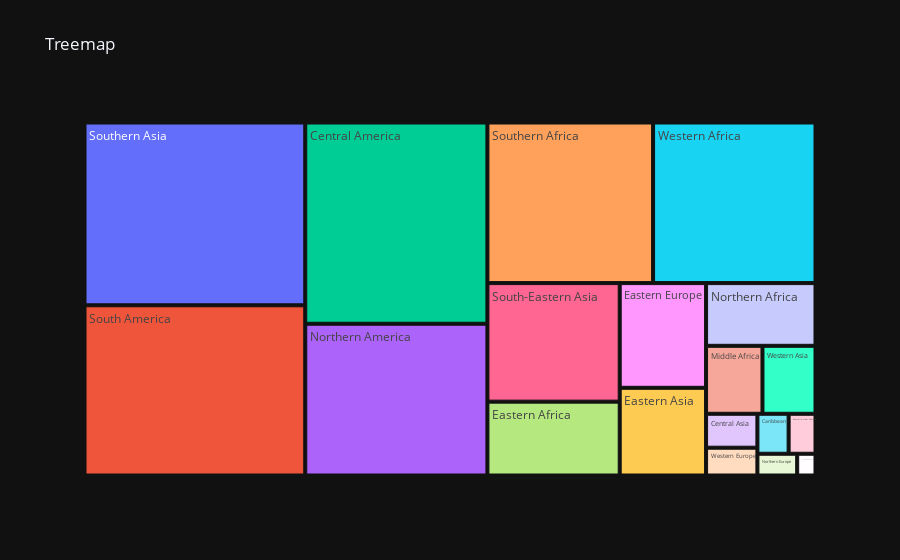

The cell this chart's notebook holds for it:
### Code cell
figure = px.treemap(
    df, path=['Category'], values=df_final.Value,title='Treemap'
)
figure.update_traces(hovertemplate="Category: %{label}<br>Value:%{value}")
figure.show()

### Figure 1 — Plotly figure (JSON) as saved in the notebook; plotly's stock layout.template omitted (floating-point values rounded to 4 significant figures)
{"data": [{"branchvalues": "total", "domain": {"x": [0.0, 1.0], "y": [0.0, 1.0]}, "hovertemplate": "Category: %{label}<br>Value:%{value}", "ids": ["Australia, New Zealand", "Caribbean", "Central America", "Central Asia", "Eastern Africa", "Eastern Asia", "Eastern Europe", "Middle Africa", "Northern Africa", "Northern America", "Northern Europe", "South America", "South-Eastern Asia", "Southern Africa", "Southern Asia", "Southern Europe", "Western Africa", "Western Asia", "Western Europe"], "labels": ["Australia, New Zealand", "Caribbean", "Central America", "Central Asia", "Eastern Africa", "Eastern Asia", "Eastern Europe", "Middle Africa", "Northern Africa", "Northern America", "Northern Europe", "South America", "South-Eastern Asia", "Southern Africa", "Southern Asia", "Southern Europe", "Western Africa", "Western Asia", "Western Europe"], "name": "", "parents": ["", "", "", "", "", "", "", "", "", "", "", "", "", "", "", "", "", "", ""], "values": [173.5, 201.5, 5920.0, 281.2, 1578.0, 1223.0, 1460.0, 619.0, 1108.0, 4464.0, 139.8, 6068.0, 2532.0, 4296.0, 6516.0, 64.31, 4212.0, 582.0, 230.5], "type": "treemap"}], "layout": {"legend": {"tracegroupgap": 0}, "title": {"text": "Treemap"}}}
